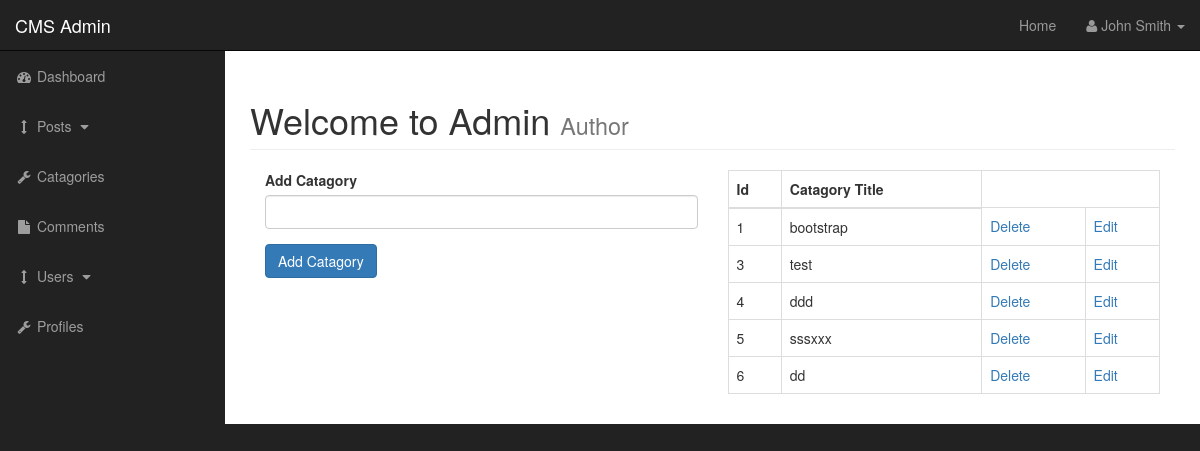
Screenshot of /admin/catagories.php with the database file from the repository.
### tables this page shows
CREATE TABLE `catagories` (
  `catId` int(3) NOT NULL,
  `catTitle` varchar(255) NOT NULL
);

### admin/functions.php (the view, shortened to what this page needs)
<?php
function findAllCatagories(){
	global $connection;
	$query = "SELECT * FROM catagories";
                                $selectCatagories = mysqli_query($connection,$query);
                                while($row = mysqli_fetch_assoc($selectCatagories)){
                                $catId = $row['catId'];
                                $catTitle = $row['catTitle'];
                                echo " <tr>";
                                echo "<td>{$catId}</td>";
                                echo "<td>{$catTitle}</td>";
                                echo "<td><a href='catagories.php?delete={$catId}'>Delete</a></td>";
                                echo "<td><a href='catagories.php?edit={$catId}'>Edit</a></td>";
                                echo " </tr>";
                                }
}
?>

### admin/css/sb-admin.css (style rules this page uses)
body { margin-top: 100px; background-color: #222; }
@media (min-width:768px) { body { margin-top: 50px; } }

### rows the page displays
catagories: catId "1", catTitle "bootstrap"
catagories: catId "3", catTitle "test"
catagories: catId "4", catTitle "ddd"
catagories: catId "5", catTitle "sssxxx"
catagories: catId "6", catTitle "dd"
